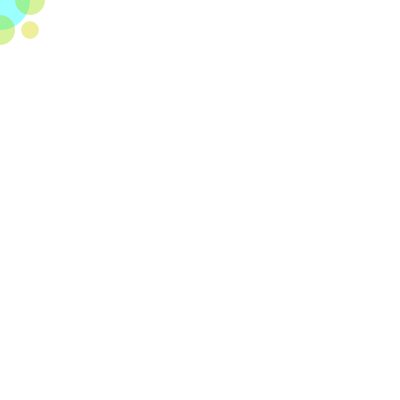
Frame 1 (no input)
Frame 60 (the mouse pressed at the canvas centre just before this capture): identical to frame 1, image omitted
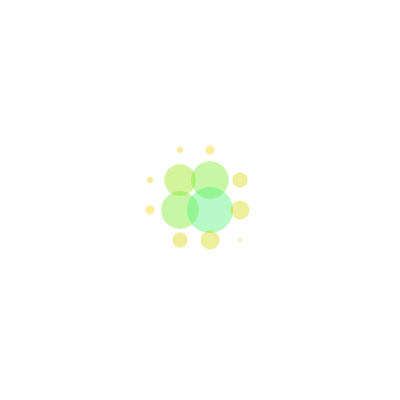
Frame 120 (the mouse held since frame 60 and released just before this capture)

The Processing sketch that drew these frames (run headless with seeded random() and noise(); from frame 60 on, the mouse is pressed at the canvas centre):

// Processing sketch: processing_73444
// ── processing_73444.pde

float s;
float space=30;
float distance = 0.0;
 
void setup() {
  size(400, 400);
  background(255);
  smooth();
}
 
void draw() {
   
  background(255);
   
  stroke (50, 100);
   
  // ilim and jlim represent "how many squares will fit?"
  float ilim = width / space;
  float jlim = height / space;
   
  float x = 0;
  float y = 0;
   
  // here we have a loop inside a loop!
  // the "j" loop draws a column or squares down
  // the the "i" loop moves to the right, so the next column is drawn further over
  
  for(int i = 0; i < ilim; i++)
  {  
      for(int j = 0; j < jlim; j++)
      {
         
          x = i * space;
          y = j * space;
           
          // some math magic to find this square's distance from the mouse
          // ...please feel free to ignore this...
          distance = (x - mouseX) * (x - mouseX) + (y - mouseY) * (y - mouseY);
          distance = sqrt(distance);
          if(distance < space+30){
          s=60-distance;
          }else{
          s=0;
        }
           
          // use distance for the color of this square
          noStroke();
          fill(distance*5,255-distance,255-distance*10,100);
          ellipse(x, y, s, s);
      }
  }
   
}
